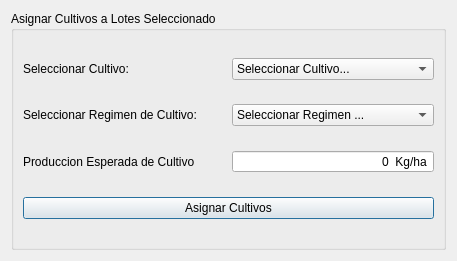
<?xml version="1.0" encoding="UTF-8"?>
<ui version="4.0">
 <class>Dialog</class>
 <widget class="QDialog" name="Dialog">
  <property name="geometry">
   <rect>
    <x>0</x>
    <y>0</y>
    <width>457</width>
    <height>261</height>
   </rect>
  </property>
  <property name="windowTitle">
   <string>Dialog</string>
  </property>
  <layout class="QGridLayout" name="gridLayout">
   <item row="1" column="0">
    <widget class="QGroupBox" name="groupBox">
     <property name="title">
      <string>Asignar Cultivos a Lotes Seleccionado</string>
     </property>
     <layout class="QGridLayout" name="gridLayout_2">
      <item row="2" column="1">
       <widget class="QLabel" name="label_2">
        <property name="text">
         <string>Seleccionar Regimen de Cultivo:</string>
        </property>
       </widget>
      </item>
      <item row="0" column="1">
       <widget class="QLabel" name="label">
        <property name="text">
         <string>Seleccionar Cultivo:</string>
        </property>
       </widget>
      </item>
      <item row="0" column="2">
       <widget class="QComboBox" name="combo_cultivo">
        <item>
         <property name="text">
          <string>Seleccionar Cultivo...</string>
         </property>
        </item>
       </widget>
      </item>
      <item row="4" column="1">
       <widget class="QLabel" name="label_3">
        <property name="text">
         <string>Produccion Esperada de Cultivo</string>
        </property>
       </widget>
      </item>
      <item row="2" column="2">
       <widget class="QComboBox" name="combo_regimen">
        <item>
         <property name="text">
          <string>Seleccionar Regimen ...</string>
         </property>
        </item>
       </widget>
      </item>
      <item row="4" column="2">
       <widget class="QSpinBox" name="ln_prod">
        <property name="alignment">
         <set>Qt::AlignRight|Qt::AlignTrailing|Qt::AlignVCenter</set>
        </property>
        <property name="buttonSymbols">
         <enum>QAbstractSpinBox::NoButtons</enum>
        </property>
        <property name="suffix">
         <string>  Kg/ha</string>
        </property>
        <property name="maximum">
         <number>1000000000</number>
        </property>
       </widget>
      </item>
      <item row="5" column="1" colspan="2">
       <widget class="QPushButton" name="pushButton">
        <property name="text">
         <string>Asignar Cultivos</string>
        </property>
       </widget>
      </item>
     </layout>
    </widget>
   </item>
  </layout>
 </widget>
 <resources/>
 <connections/>
</ui>
